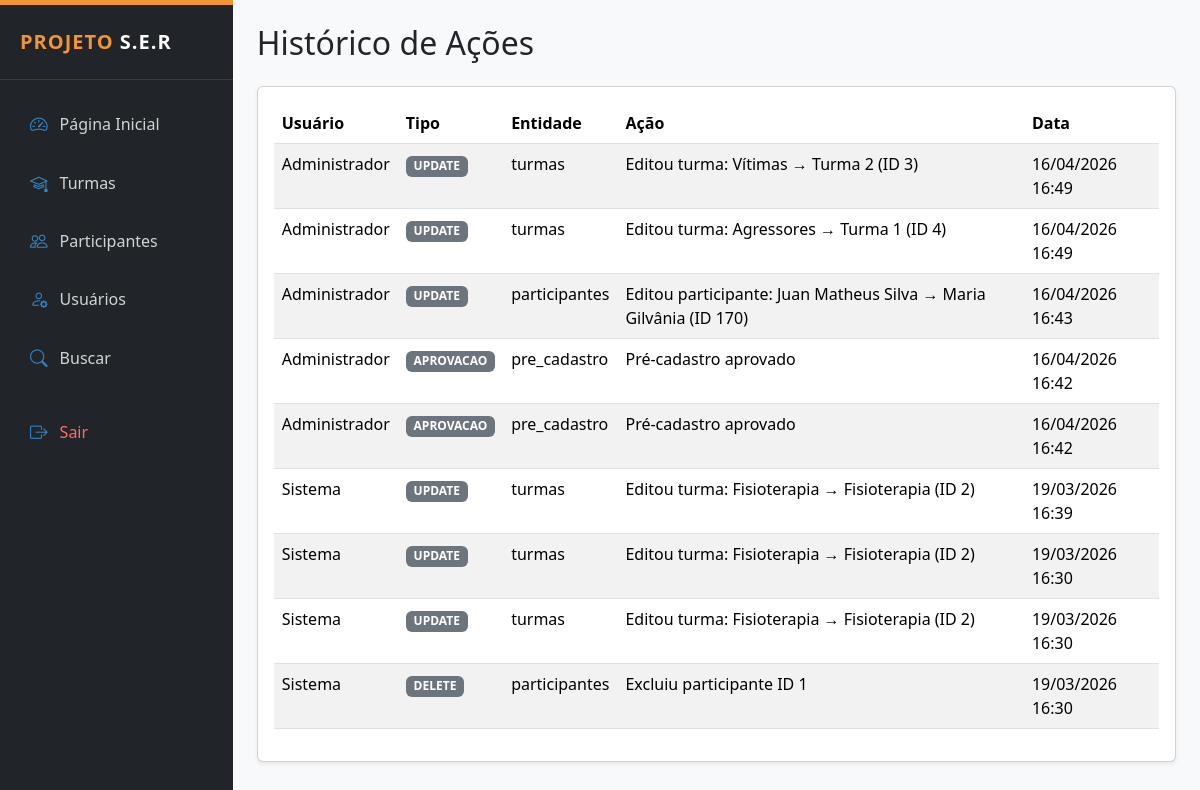
Screenshot of /public/logs_lista.php (signed in) with the database file from the repository.
### tables this page shows
CREATE TABLE `logs` (
  `id` int(11) NOT NULL,
  `usuario_id` int(11) DEFAULT NULL,
  `acao` text DEFAULT NULL,
  `data` datetime DEFAULT current_timestamp(),
  `tipo` varchar(50) DEFAULT NULL,
  `entidade` varchar(50) DEFAULT NULL,
  `entidade_id` int(11) DEFAULT NULL,
  `ip` varchar(45) DEFAULT NULL,
  `dados` text DEFAULT NULL
);

CREATE TABLE `usuarios` (
  `id` int(11) NOT NULL,
  `nome` varchar(100) NOT NULL,
  `email` varchar(120) NOT NULL,
  `senha` varchar(255) NOT NULL,
  `nivel` enum('admin','atendente') DEFAULT 'atendente',
  `criado_em` timestamp NOT NULL DEFAULT current_timestamp()
);

### public/logs_lista.php (the view, shortened to what this page needs)
<?php
require_once __DIR__ . '/../config/conexao.php';
require_once __DIR__ . '/../layout/admin_header.php';
$logs = $pdo->query("
    SELECT
        l.*,
        u.nome AS usuario_nome
    FROM logs l
    LEFT JOIN usuarios u ON u.id = l.usuario_id
    ORDER BY l.data DESC
    LIMIT 100
")->fetchAll(PDO::FETCH_ASSOC);
?>
<h2 class="mb-4">Histórico de Ações</h2>
<div class="card shadow-sm">
    <div class="card-body">
        <table class="table table-striped table-hover">
            <thead>
                <tr>
                    <th>Usuário</th>
                    <th>Tipo</th>
                    <th>Entidade</th>
                    <th>Ação</th>
                    <th>Data</th>
                </tr>
            </thead>
            <tbody>
                <?php foreach ($logs as $log): ?>
                    <tr>
                        <td><?= htmlspecialchars($log['usuario_nome'] ?? 'Sistema') ?></td>
                        <td>
                            <span class="badge bg-secondary">
                                <?= htmlspecialchars($log['tipo']) ?>
                            </span>
                        </td>
                        <td><?= htmlspecialchars($log['entidade']) ?></td>
                        <td><?= htmlspecialchars($log['acao']) ?></td>
                        <td><?= date('d/m/Y H:i', strtotime($log['data'])) ?></td>
                    </tr>
                <?php endforeach; ?>
            </tbody>
        </table>
    </div>
</div>
<?php require_once __DIR__ . '/../layout/admin_footer.php'; ?>

### layout/admin_header.php (style rules this page uses)
:root { --ser-orange: #F29433; --ser-blue: #3684C4; --ser-wine: #A61C62; --ser-light: #f8f9fa; }
body { font-family: 'Segoe UI', Tahoma, Geneva, Verdana, sans-serif; background-color: var(--ser-light); }

### rows the page displays
logs: usuario.nome "Administrador", tipo "UPDATE", entidade "turmas", acao "Editou turma: Vítimas → Turma 2 (ID 3)", data "16/04/2026 16:49"
logs: usuario.nome "Administrador", tipo "UPDATE", entidade "turmas", acao "Editou turma: Agressores → Turma 1 (ID 4)", data "16/04/2026 16:49"
logs: usuario.nome "Administrador", tipo "UPDATE", entidade "participantes", acao "Editou participante: Juan Matheus Silva → Maria Gilvânia (ID 170)", data "16/04/2026 16:43"
logs: usuario.nome "Administrador", tipo "APROVACAO", entidade "pre_cadastro", acao "Pré-cadastro aprovado", data "16/04/2026 16:42"
logs: usuario.nome "Administrador", tipo "APROVACAO", entidade "pre_cadastro", acao "Pré-cadastro aprovado", data "16/04/2026 16:42"
logs: usuario_nome "Sistema", tipo "UPDATE", entidade "turmas", acao "Editou turma: Fisioterapia → Fisioterapia (ID 2)", data "19/03/2026 16:39"
logs: usuario_nome "Sistema", tipo "UPDATE", entidade "turmas", acao "Editou turma: Fisioterapia → Fisioterapia (ID 2)", data "19/03/2026 16:30"
logs: usuario_nome "Sistema", tipo "UPDATE", entidade "turmas", acao "Editou turma: Fisioterapia → Fisioterapia (ID 2)", data "19/03/2026 16:30"
logs: usuario_nome "Sistema", tipo "DELETE", entidade "participantes", acao "Excluiu participante ID 1", data "19/03/2026 16:30"
